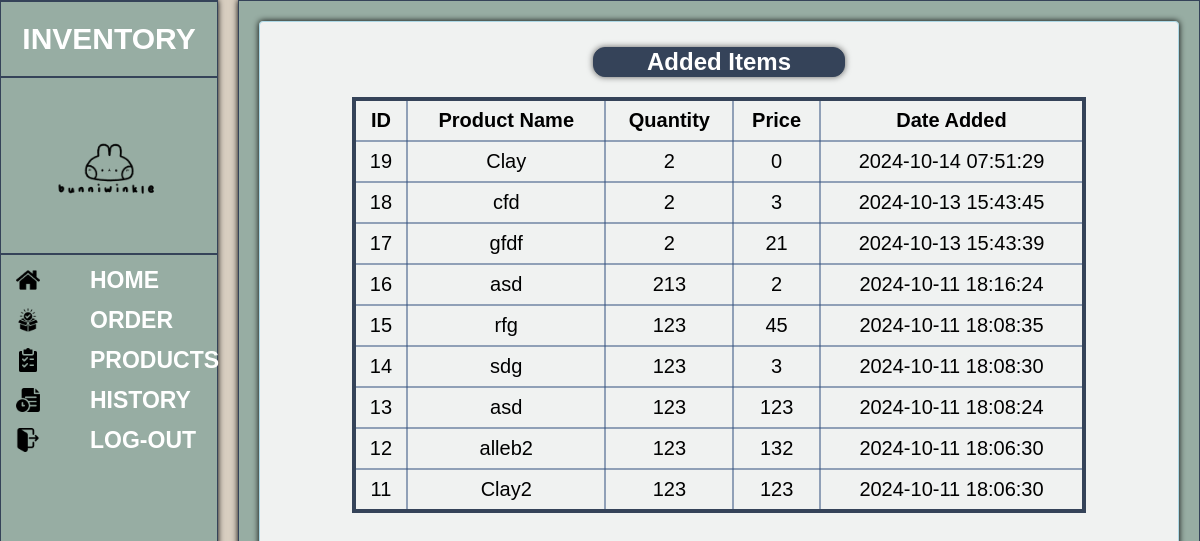
The app's page /added_items.php with its own data.
### tables this page shows
CREATE TABLE `addeditem` (
  `id` int(11) NOT NULL,
  `productname` varchar(80) NOT NULL,
  `qty` int(100) NOT NULL,
  `price` int(100) NOT NULL,
  `dateadded` timestamp NOT NULL DEFAULT current_timestamp() ON UPDATE current_timestamp()
);

### added_items.php (the view, shortened to what this page needs)
<?php
$conn = new mysqli("localhost", "root", "", "logindb");
$addedItemsSql = "SELECT * FROM addeditem ORDER BY id DESC";
$addedItemsResult = $conn->query($addedItemsSql);
?>
<!DOCTYPE html>
<html lang="en">
<head>
    <link rel="stylesheet" href="stylingfile/maindisplay.css">
</head>
<body>
    <?php include 'sidebar.php'; ?>
    <div class="maindisplayDiv">
        <div class="insideTabelDisplayDiv">
            <div class="historylabelDiv">
                <h2 class="historyLabel">Added Items</h2>
            </div>
            <div class="tableWrap">
                <table class="historyTable">
                    <tr>
                        <th>ID</th>
                        <th>Product Name</th>
                        <th>Quantity</th>
                        <th>Price</th>
                        <th>Date Added</th>
                    </tr>
                    <?php
                    if ($addedItemsResult->num_rows > 0) {
                        while ($row = $addedItemsResult->fetch_assoc()) {
                            echo "<tr>
                                <td>" . $row['id'] . "</td>
                                <td>" . $row['productname'] . "</td>
                                <td>" . $row['qty'] . "</td>
                                <td>" . $row['price'] . "</td>
                                <td>" . $row['dateadded'] . "</td>
                              </tr>";
                        }
                    } else {
                        echo "<tr><td colspan='4'>No added items found</td></tr>";
                    }
                    ?>
                </table>
            </div>
        </div>
    </div>
</body>
</html>

### stylingfile/maindisplay.css (style rules this page uses)
body { background-color: #d8cec0; font-family: "Trebuchet MS", "Lucida Sans Unicode", "Lucida Grande", "Lucida Sans", Arial, sans-serif; }
.maindisplayDiv { border: solid 1px; border-color: #354359; box-shadow: 0 0 6px rgb(0, 0, 0, 1); width: 80%; height: 100vh; background-color: #97ada3; float: right; }
table { overflow-x: auto; font-size: 20px; text-align: center; border-collapse: collapse; border: 4px solid #354359; }
th, td { border: 2px solid rgba(51, 81, 126, 0.5); padding: 8px; }
.historylabelDiv { display: flex; flex-direction: column; align-items: center; justify-content: center; }
.historyLabel { border: solid 1px; border-radius: 12px; background-color: #354359; color: white; border-color: #354359; width: 250px; display: flex; flex-direction: column; align-items: center; justify-content: center; margin-top: 25px; margin-bottom: 0; box-shadow: 0 0 6px rgba(0, 0, 0, 0.6); }
.historyTable { margin-top: 20px; width: 80%; overflow-x: auto; margin-left: 0; margin-right: 0; justify-content: center; align-items: center; border-collapse: collapse; }
.tableWrap { overflow-x: auto; display: flex; flex-direction: column; align-items: center; }
.insideTabelDisplayDiv { overflow-x: auto; display: flex; flex-direction: column; border: solid 1px; border-radius: 4px; border-color: lightblue; box-shadow: 0 0 6px rgb(0, 0, 0, 1); margin-top: 20px; margin-left: 20px; margin-right: 20px; height: 95vh; background-color: rgba(250, 250, 250, 0.9); }

### stylingfile/sidebarstyle.css (style rules this page uses)
body { margin: 0%; }

### records on screen
addeditem: id "19", productname "Clay", qty "2", price "0", dateadded "2024-10-14 07:51:29"
addeditem: id "18", productname "cfd", qty "2", price "3", dateadded "2024-10-13 15:43:45"
addeditem: id "17", productname "gfdf", qty "2", price "21", dateadded "2024-10-13 15:43:39"
addeditem: id "16", productname "asd", qty "213", price "2", dateadded "2024-10-11 18:16:24"
addeditem: id "15", productname "rfg", qty "123", price "45", dateadded "2024-10-11 18:08:35"
addeditem: id "14", productname "sdg", qty "123", price "3", dateadded "2024-10-11 18:08:30"
addeditem: id "13", productname "asd", qty "123", price "123", dateadded "2024-10-11 18:08:24"
addeditem: id "12", productname "alleb2", qty "123", price "132", dateadded "2024-10-11 18:06:30"
addeditem: id "11", productname "Clay2", qty "123", price "123", dateadded "2024-10-11 18:06:30"
